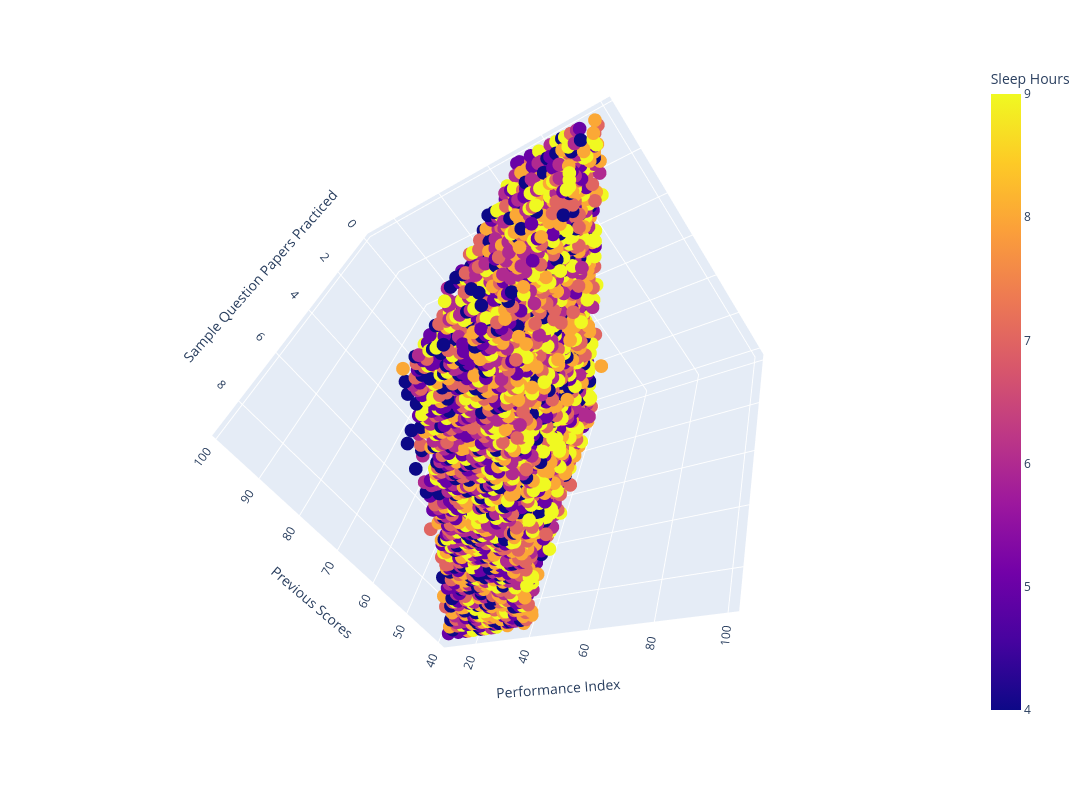

Here is the notebook cell this chart was saved with:
### Code cell
df=stu
fig=px.scatter_3d(df,x='Previous Scores',y='Sample Question Papers Practiced',z='Performance Index',color="Sleep Hours")
fig.update_layout(width=1200,height=800)
fig.show()

### Figure 1 — Plotly figure (JSON) as saved in the notebook; plotly's stock layout.template omitted (floating-point values rounded to 4 significant figures; data arrays with more than 128 entries replaced by an {"elided": "..."} marker saying what was removed)
{"data": [{"hovertemplate": "Previous Scores=%{x}<br>Sample Question Papers Practiced=%{y}<br>Performance Index=%{z}<br>Sleep Hours=%{marker.color}<extra></extra>", "legendgroup": "", "marker": {"color": {"elided": "10000 int values"}, "coloraxis": "coloraxis", "symbol": "circle"}, "mode": "markers", "name": "", "scene": "scene", "showlegend": false, "type": "scatter3d", "x": {"elided": "10000 int values"}, "y": {"elided": "10000 int values"}, "z": {"elided": "10000 int values"}}], "layout": {"coloraxis": {"colorbar": {"title": {"text": "Sleep Hours"}}, "colorscale": [[0, "#0d0887"], [0.1111, "#46039f"], [0.2222, "#7201a8"], [0.3333, "#9c179e"], [0.4444, "#bd3786"], [0.5556, "#d8576b"], [0.6667, "#ed7953"], [0.7778, "#fb9f3a"], [0.8889, "#fdca26"], [1, "#f0f921"]]}, "height": 800, "legend": {"tracegroupgap": 0}, "margin": {"t": 60}, "scene": {"aspectmode": "auto", "aspectratio": {"x": 1, "y": 1, "z": 1}, "camera": {"center": {"x": 0, "y": 0, "z": 0}, "eye": {"x": 1.054, "y": 1.651, "z": 1.333}, "projection": {"type": "perspective"}, "up": {"x": 0.6971, "y": -0.6638, "z": 0.2712}}, "domain": {"x": [0, 1], "y": [0, 1]}, "xaxis": {"title": {"text": "Previous Scores"}, "type": "linear"}, "yaxis": {"title": {"text": "Sample Question Papers Practiced"}, "type": "linear"}, "zaxis": {"title": {"text": "Performance Index"}, "type": "linear"}}, "width": 1200}}
